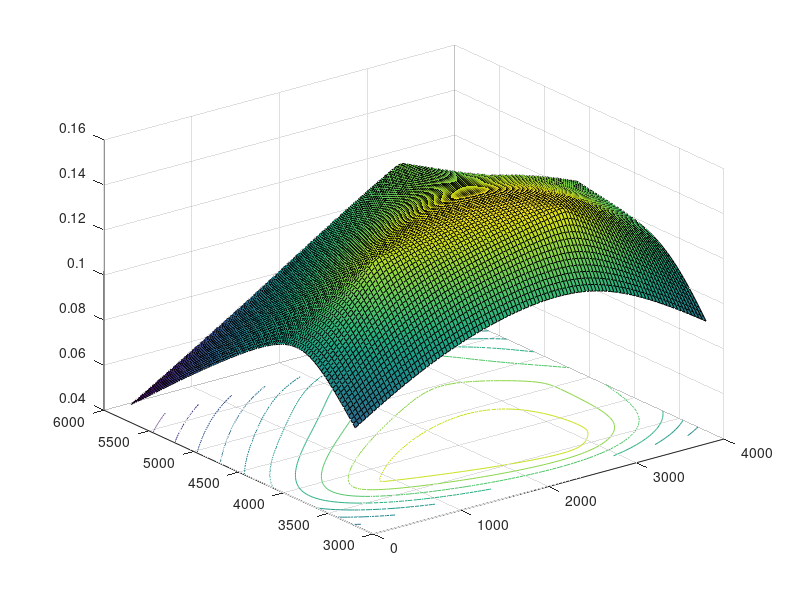

The MATLAB source for this figure:
clc
fprintf('Metodo de Krigging POROSIDAD \n');
%Matriz K c(h)}
K=[ 0.78 0.28 0.06 0.17 0.40 0.43;...
    0.28 0.78 0.43 0.39 0.27 0.20;... 
    0.06 0.43 0.78 0.37 0.11 0.06;...
    0.17 0.39 0.37 0.78 0.37 0.27;...
    0.40 0.27 0.11 0.37 0.78 0.65;...
    0.43 0.20 0.06 0.27 0.65 0.78];
Kinv=inv(K);
%posiciones de datos conocidos en x y y
xi=[900 2700 3700 2300 800 500];
yi=[3700 4300 5000 5700 5100 4900];
%porosidades conocidas
phi_c=[0.1384;0.1215;0.1287;0.1268;0.1441;0.1459];
%cracion de la maya, nx y dx para que sea una matriz cuadrada
nx=100;
dx=4000/(nx-1);
x=0:dx:4000;
ny=nx;
dy=(5700-3200)/(nx-1);
y=3200:dy:5700;
%matriz de nx x ny para tener k en cada nodo 
k=zeros(nx,ny,6);
lambda=zeros(nx,ny,6);
kk=zeros(6,1);
phi=zeros(nx,ny);
for i=1:nx
    for j=1:ny
        for jj=1:6
            %distancia de cada punto a al punto incognita(pitagoras)
            h=sqrt((xi(jj)-x(i))^2+(yi(jj)-y(j))^2);
            %varianza modelo dado
            k(i,j,jj)=0.78*(1 - (1.5*h/4141) + (0.5*(h/4141)^3));
            kk(jj)=k(i,j,jj);
        end
        lambda(i,j,:)=K\kk;
    end
   
end


for i=1:nx
    for j=1:ny
        phi(i,j)=0;
        for jj=1:6
        phi(i,j)=phi(i,j)+lambda(i,j,jj)*phi_c(jj);
        end
    end
end
surfc(x,y,phi)